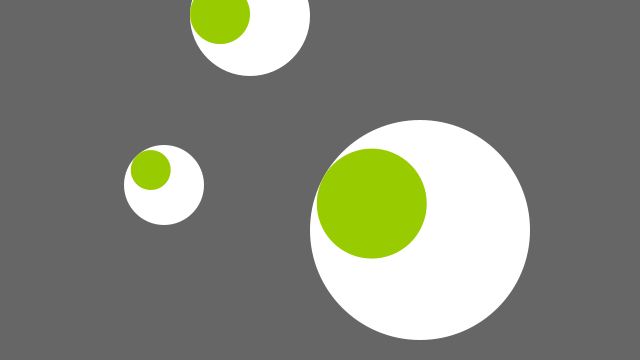
Frame 1 (no input)
Frame 60 (the mouse pressed at the canvas centre just before this capture): identical to frame 1, image omitted
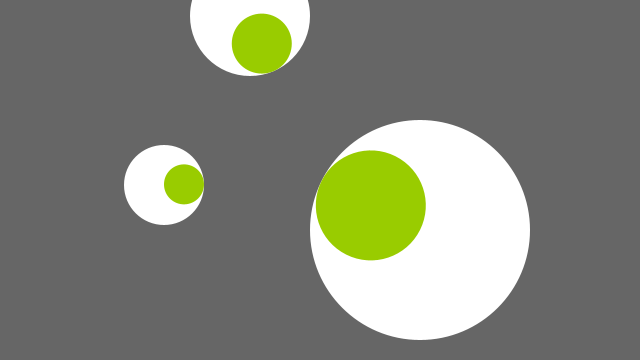
Frame 120 (the mouse held since frame 60 and released just before this capture)

The Processing sketch that drew these frames (run headless with seeded random() and noise(); from frame 60 on, the mouse is pressed at the canvas centre):

// Processing sketch: arctangent_modified
// ── arctangent_modified.pde
/* 
 *
 * Adaptation of https://processing.org/examples/arctangent.html
 * which removes the class to simplify the example
 *
 * Spencer Mathews, October 2016
 * Status:complete
 *
 * #studio4
 */

void setup() {
  size(640, 360);
  noStroke();
}

void draw() {
  background(102);

  displayEye(250, 16, 120);
  displayEye(164, 185, 80);  
  displayEye(420, 230, 220);
}

/*
 * A more exact conversion of the original sketch would have involved 
 * having mx and my parameters, but violating encapsulation of functions
 * is less of a faux pas than for classes.
 */
void displayEye(int x, int y, int size) {
  float angle = atan2(mouseY-y, mouseX-x);

  pushMatrix();
  translate(x, y);
  fill(255);
  ellipse(0, 0, size, size);
  rotate(angle);
  fill(153, 204, 0);
  ellipse(size/4, 0, size/2, size/2);
  popMatrix();
}
